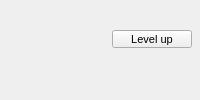
<?xml version='1.0' encoding='UTF-8'?>
<ui version="4.0">
 <class>CharacterCard</class>
 <widget class="QFrame" name="CharacterCard">
  <layout class="QVBoxLayout" name="box">
   <property name="leftMargin"><number>8</number></property>
   <property name="topMargin"><number>6</number></property>
   <property name="rightMargin"><number>8</number></property>
   <property name="bottomMargin"><number>6</number></property>
   <property name="spacing"><number>3</number></property>
   <item>
    <layout class="QHBoxLayout" name="top">
     <item>
      <widget class="QLabel" name="name">
       <property name="text"><string></string></property>
       <property name="font">
        <font><bold>true</bold></font>
       </property>
      </widget>
     </item>
     <item>
      <widget class="IconRow" name="conditions">
      </widget>
     </item>
     <item>
      <spacer name="top_spacer">
       <property name="orientation"><enum>Qt::Horizontal</enum></property>
       <property name="sizeHint">
        <size><width>40</width><height>20</height></size>
       </property>
      </spacer>
     </item>
     <item>
      <widget class="QLabel" name="combat">
       <property name="text"><string></string></property>
       <property name="font">
        <font><pointsize>8</pointsize></font>
       </property>
      </widget>
     </item>
    </layout>
   </item>
   <item>
    <layout class="QHBoxLayout" name="klass_row">
     <property name="spacing"><number>4</number></property>
     <item>
      <widget class="QLabel" name="klass">
       <property name="text"><string></string></property>
       <property name="font">
        <font><pointsize>8</pointsize></font>
       </property>
      </widget>
     </item>
     <item>
      <spacer name="klass_spacer">
       <property name="orientation"><enum>Qt::Horizontal</enum></property>
       <property name="sizeHint">
        <size><width>40</width><height>20</height></size>
       </property>
      </spacer>
     </item>
     <item alignment="Qt::AlignRight">
      <widget class="IconRow" name="quickfight">
      </widget>
     </item>
     <item alignment="Qt::AlignRight">
      <widget class="QPushButton" name="level_up">
       <property name="text"><string>Level up</string></property>
       <property name="font">
        <font><pointsize>8</pointsize></font>
       </property>
       <property name="cursor"><cursorShape>PointingHandCursor</cursorShape></property>
       <property name="minimumSize">
        <size><width>0</width><height>18</height></size>
       </property>
       <property name="maximumSize">
        <size><width>16777215</width><height>18</height></size>
       </property>
      </widget>
     </item>
    </layout>
   </item>
   <item>
    <layout class="QVBoxLayout" name="bars_layout">
    </layout>
   </item>
   <item>
    <widget class="QLabel" name="readied">
     <property name="text"><string></string></property>
     <property name="minimumSize">
      <size><width>0</width><height>14</height></size>
     </property>
     <property name="font">
      <font><pointsize>8</pointsize></font>
     </property>
    </widget>
   </item>
   <item>
    <widget class="QLabel" name="effects">
     <property name="text"><string></string></property>
     <property name="minimumSize">
      <size><width>0</width><height>14</height></size>
     </property>
     <property name="font">
      <font><pointsize>8</pointsize></font>
     </property>
     <property name="wordWrap"><bool>true</bool></property>
    </widget>
   </item>
  </layout>
 </widget>
 <customwidgets>
  <customwidget>
   <class>IconRow</class>
   <extends>QWidget</extends>
   <header>automap.panel</header>
  </customwidget>
  <customwidget>
   <class>ElidingLabel</class>
   <extends>QLabel</extends>
   <header>automap.panel</header>
  </customwidget>
 </customwidgets>
</ui>
